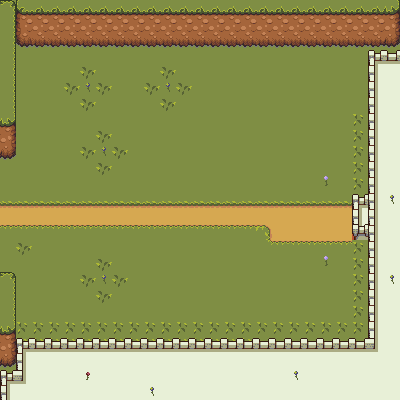

A level layout from a 2D game, rendered from its tile map. Below: a short description, then the map file with tile-grid data replaced by summaries:
An orthogonal 25x25 tile map with 16x16 px tiles, 4 tile layers (BackGround, Ground, Obstacles, AboveObstacles) and 6 objects.

<map version="1.10" tiledversion="1.10.2" orientation="orthogonal" renderorder="left-down" width="25" height="25" tilewidth="16" tileheight="16" infinite="0" nextlayerid="6" nextobjectid="7">
 <tileset firstgid="1" source="16.tsx" />
 <layer id="4" name="BackGround" width="25" height="25">
  <data>[625 cells, 625 non-empty, 1 distinct tile ids]</data>
 </layer>
 <layer id="1" name="Ground" width="25" height="25">
  <data>[625 cells, 149 non-empty, 10 distinct tile ids]</data>
 </layer>
 <layer id="2" name="Obstacles" width="25" height="25">
  <data>[625 cells, 149 non-empty, 13 distinct tile ids]</data>
 </layer>
 <layer id="3" name="AboveObstacles" width="25" height="25">
  <data>[625 cells, 88 non-empty, 13 distinct tile ids]</data>
 </layer>
 <objectgroup id="5" name="Object Layer 1">
  <object id="1" x="1.40351" y="273.684" width="14.9708" height="128.187" />
  <object id="2" x="15.9064" y="341.52" width="391.111" height="64.0936" />
  <object id="3" x="370.526" y="46.244" width="27.6023" height="300.89" />
  <object id="4" x="352.281" y="195.088" width="23.8596" height="46.3158" />
  <object id="5" x="-0.467837" y="-0.467874" width="400.936" height="46.3162" />
  <object id="6" x="0.233939" y="22.6899" width="17.3099" height="133.784" />
 </objectgroup>
</map>
